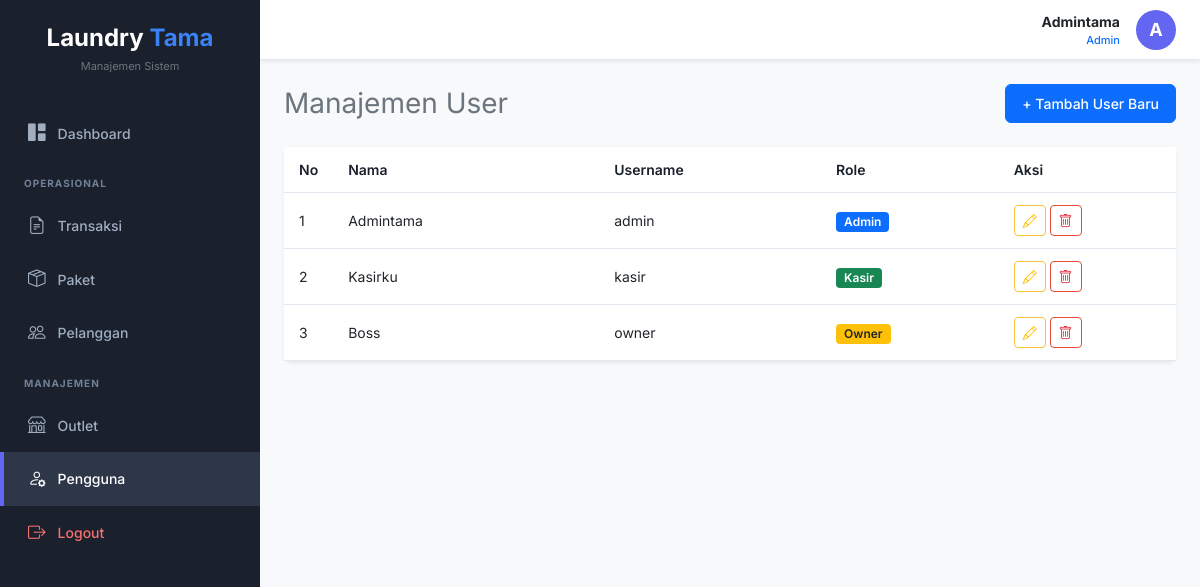
/user.php (signed in), run on the app's committed database.
### tables this page shows
CREATE TABLE `tb_user` (
  `id` int(11) NOT NULL AUTO_INCREMENT,
  `nama` varchar(100) NOT NULL,
  `username` varchar(30) NOT NULL,
  `password` text NOT NULL,
  `id_outlet` int(11) NOT NULL,
  `role` enum('admin','kasir','owner') NOT NULL,
  PRIMARY KEY (`id`),
  KEY `id_outlet` (`id_outlet`),
  CONSTRAINT `tb_user_ibfk_1` FOREIGN KEY (`id_outlet`) REFERENCES `tb_outlet` (`id`) ON DELETE CASCADE ON UPDATE CASCADE
);

### user.php (the view)
<?php
include 'header.php';
include 'koneksi.php';
?>
<div class="d-flex justify-content-between align-items-center mb-4">
    <h3 class="fw-normal text-secondary mb-0">Manajemen User</h3>
    <button class="btn btn-primary fw-medium px-3 py-2" style="border-radius: 6px; font-size: 14px;">+ Tambah User Baru</button>
</div>
<div class="card border-0 shadow-sm" style="border-radius: 8px;">
    <div class="card-body p-0">
        <div class="table-responsive">
            <table class="table table-custom mb-0">
                <thead>
                    <tr>
                        <th width="5%">No</th>
                        <th width="30%">Nama</th>
                        <th width="25%">Username</th>
                        <th width="20%">Role</th>
                        <th width="20%">Aksi</th>
                    </tr>
                </thead>
                <tbody>
                    <?php
                    $no = 1;
                    $query = mysqli_query($conn, "SELECT * FROM tb_user");
                    while($data = mysqli_fetch_array($query)){
                        $badge_class = 'bg-primary';
                        if($data['role'] == 'kasir') $badge_class = 'bg-success';
                        if($data['role'] == 'owner') $badge_class = 'bg-warning text-dark';
                    ?>
                    <tr>
                        <td><?php echo $no++; ?></td>
                        <td><?php echo $data['nama']; ?></td>
                        <td><?php echo $data['username']; ?></td>
                        <td><span class="badge <?php echo $badge_class; ?> px-2 py-1" style="border-radius: 4px; font-weight: 600; font-size: 12px;"><?php echo ucfirst($data['role']); ?></span></td>
                        <td>
                            <button class="btn btn-outline-warning btn-aksi text-warning" style="border-color: #f6c23e;"><i class="bi bi-pencil"></i></button>
                            <button class="btn btn-outline-danger btn-aksi text-danger" style="border-color: #e74a3b;"><i class="bi bi-trash"></i></button>
                        </td>
                    </tr>
                    <?php } ?>
                </tbody>
            </table>
        </div>
    </div>
</div>
<?php include 'footer.php'; ?>

### header.php (style rules this page uses)
body { font-family: 'Inter', sans-serif; background-color: #f8f9fa; overflow-x: hidden; color: #333; }
.table-custom th { border-top: none; border-bottom: 1px solid #e2e8f0; background-color: white; color: #1a202c; font-weight: 600; font-size: 14px; padding: 12px 15px; }
.table-custom td { border-bottom: 1px solid #e2e8f0; vertical-align: middle; font-size: 14px; padding: 12px 15px; }
.btn-aksi { border-radius: 4px; padding: 4px 8px; font-size: 14px; background: white; }

### data on the page
tb_user: nama "Admintama", username "admin", role "Admin"
tb_user: nama "Kasirku", username "kasir", role "Kasir"
tb_user: nama "Boss", username "owner", role "Owner"

### other printed values
$_SESSION['nama'] "Admintama"
$_SESSION['role'] "Admin"
substr($_SESSION['nama'], 0, 1) "A"
